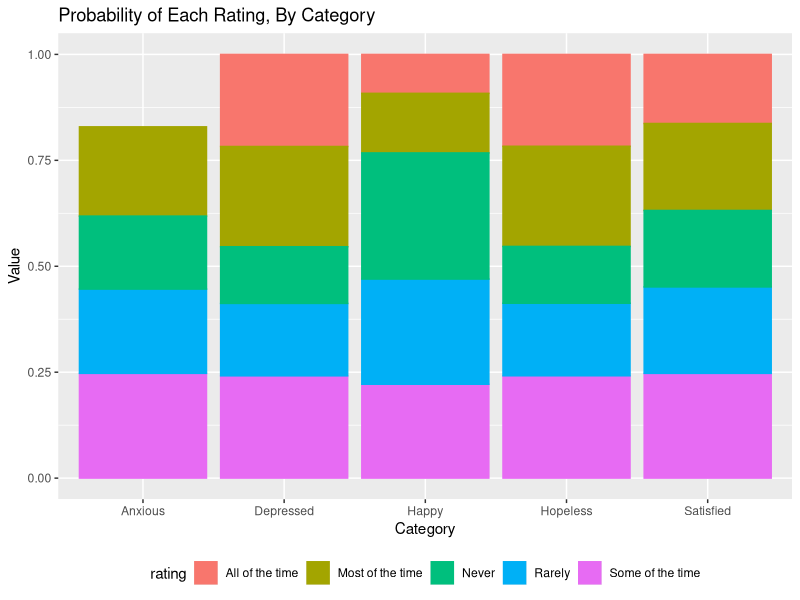

This chart was generated by the following R code:
## ---- chunk 1
library(MASS)
library(dplyr)
library(ggplot2)
## ---- chunk 2
mood <- tibble::tribble(
  ~obs,  ~item,       ~rating, ~count,
     1,  "Depressed",       1,     22,
     2,  "Depressed",       2,     20,
     3,  "Depressed",       3,     18,
     4,  "Depressed",       4,     16,
     5,  "Depressed",       5,     14,
     6,  "Happy",           1,      6,
     7,  "Happy",           2,     15,
     8,  "Happy",           3,     20,
     9,  "Happy",           4,     23,
    10,  "Happy",           5,     26,
    11,  "Hopeless",        1,     20,
    12,  "Hopeless",        2,     22,
    13,  "Hopeless",        3,     20,
    14,  "Hopeless",        4,     14,
    15,  "Hopeless",        5,     14,
    16,  "Satisfied",       1,     13,
    17,  "Satisfied",       2,     17,
    18,  "Satisfied",       3,     28,
    19,  "Satisfied",       4,     18,
    20,  "Satisfied",       5,     14,
    21,  "Anxious",         1,     16,
    22,  "Anxious",         2,     18,
    23,  "Anxious",         3,     22,
    24,  "Anxious",         4,     19,
    25,  "Anxious",         5,     15
  )

knitr::kable(mood, digits = 3, row.names = FALSE, 
             align = "c", caption = "Figure 1. Count of Each Mood Item")

## ---- chunk 3
item <- factor(rep(c("Happy", "Depressed", "Hopeless", "Satisfied", "Anxious"), 
        c(90, 90, 90, 90, 90)), 
        levels = c("Happy", "Depressed", "Hopeless", "Satisfied", "Anxious"))  

happy <- c(6, 15, 20, 23, 26) # cell counts
depressed <- c(22, 20, 18, 16, 14) # cell counts
hopeless <- c(20, 22, 20, 14, 14) # cell counts
satisfied <- c(13, 17, 28, 18, 14) # cell counts
anxious <- c(16, 18, 22, 19, 15) # cell counts

rating <- c("All of the time","Most of the time","Some of the time","Rarely","Never")
rating2 <- factor(c(rep(rating, happy), 
                  rep(rating, depressed),
                  rep(rating, hopeless),
                  rep(rating, satisfied),
                  rep(rating, anxious)),
                  levels = rating)

model <- data.frame(item, rating2)

#Ordinal Logistic Regression Model
logmodel <- polr(rating2 ~ item, data = model, Hess = TRUE)
summary(logmodel)
## ---- chunk 4
exp(coef(logmodel))
## ---- chunk 5
or <- 1 / exp(coef(logmodel))
or
## ---- chunk 6
#Predictions
predict(logmodel, newdata = data.frame(item = "Depressed"), type = "p")
predict(logmodel, newdata = data.frame(item = "Hopeless"), type = "p")
predict(logmodel, newdata = data.frame(item = "Anxious"), type = "p")
predict(logmodel, newdata = data.frame(item = "Satisfied"), type = "p")
predict(logmodel, newdata = data.frame(item = "Happy"), type = "p")

#Probabilities of Rating for Each Mood Item, Plotted
a <- factor(predict(logmodel, newdata = data.frame(item = "Depressed"), type = "p"))
b <- factor(predict(logmodel, newdata = data.frame(item = "Hopeless"), type = "p"))
c <- factor(predict(logmodel, newdata = data.frame(item = "Anxious"), type = "p"))
d <- factor(predict(logmodel, newdata = data.frame(item = "Satisfied"), type = "p"))
e <- factor(predict(logmodel, newdata = data.frame(item = "Happy"), type = "p"))

depcat <- c("Depressed", "Depressed", "Depressed", "Depressed", "Depressed")
hopelesscat <- c("Hopeless", "Hopeless", "Hopeless", "Hopeless", "Hopeless")
anxiouscat <- c("Anxious", "Anxious", "Anxious", "Anxious", "Anxious")
satisfiedcat <- c("Satisfied", "Satisfied", "Satisfied", "Satisfied", "Satisfied")
happycat <- c("Happy", "Happy", "Happy", "Happy", "Happy")

apredict <- data.frame(a, depcat, rating)
apredict <- (plyr::rename(apredict, c("a"="value", "depcat"="category")))
bpredict <- data.frame(b, hopelesscat, rating)
bpredict <- (plyr::rename(bpredict, c("b"="value", "hopelesscat"="category")))
cpredict <- data.frame(c, anxiouscat, rating)
cpredict <- (plyr::rename(cpredict, c("c"="value", "anxiouscat"="category")))
dpredict <- data.frame(d, satisfiedcat, rating)
dpredict <- (plyr::rename(dpredict, c("d"="value", "satisfiedcat"="category")))
epredict <- data.frame(e, happycat, rating)
epredict <- (plyr::rename(epredict, c("e"="value", "happycat"="category")))

total <- rbind(apredict, bpredict)
total2 <- rbind(total, cpredict)
total3 <- rbind(total2, dpredict)
total4 <- rbind(total3, epredict)

total4$value <- as.numeric(as.character(total4$value))

plot = total4 %>% 
  ggplot(aes(fill = rating, x = category, y = value, color = rating)) +
  geom_bar(stat = "identity") +
    labs(
    title = "Probability of Each Rating, By Category",
    x = "Category",
    y = "Value"
    ) +
  scale_y_continuous(limits=c(0, 1)) +
  geom_smooth(se = FALSE) +
  theme(legend.position = "bottom")

plot
